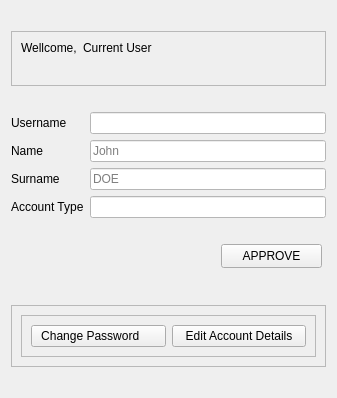
<?xml version="1.0" encoding="UTF-8"?>
<ui version="4.0">
 <class>FormSettings</class>
 <widget class="QWidget" name="FormSettings">
  <property name="geometry">
   <rect>
    <x>0</x>
    <y>0</y>
    <width>337</width>
    <height>398</height>
   </rect>
  </property>
  <property name="windowTitle">
   <string>Settings</string>
  </property>
  <property name="windowIcon">
   <iconset>
    <normaloff>pictures/werhere_icon.png</normaloff>pictures/werhere_icon.png</iconset>
  </property>
  <property name="styleSheet">
   <string notr="true">One value - border-radius: 100px;</string>
  </property>
  <layout class="QVBoxLayout" name="verticalLayout">
   <item>
    <spacer name="horizontalSpacer_2">
     <property name="orientation">
      <enum>Qt::Horizontal</enum>
     </property>
     <property name="sizeHint" stdset="0">
      <size>
       <width>40</width>
       <height>20</height>
      </size>
     </property>
    </spacer>
   </item>
   <item>
    <widget class="QFrame" name="frame">
     <property name="frameShape">
      <enum>QFrame::StyledPanel</enum>
     </property>
     <property name="frameShadow">
      <enum>QFrame::Raised</enum>
     </property>
     <layout class="QGridLayout" name="gridLayout_3">
      <item row="0" column="0">
       <layout class="QFormLayout" name="formLayout_3">
        <item row="0" column="0">
         <widget class="QLabel" name="labelHosgeldiniz">
          <property name="text">
           <string>Wellcome,</string>
          </property>
         </widget>
        </item>
        <item row="0" column="1">
         <widget class="QLabel" name="labelCurrentUser">
          <property name="text">
           <string>Current User</string>
          </property>
         </widget>
        </item>
       </layout>
      </item>
     </layout>
    </widget>
   </item>
   <item>
    <spacer name="horizontalSpacer">
     <property name="orientation">
      <enum>Qt::Horizontal</enum>
     </property>
     <property name="sizeHint" stdset="0">
      <size>
       <width>316</width>
       <height>20</height>
      </size>
     </property>
    </spacer>
   </item>
   <item>
    <layout class="QFormLayout" name="formLayout">
     <item row="0" column="0">
      <widget class="QLabel" name="labelUserName">
       <property name="text">
        <string>Username</string>
       </property>
      </widget>
     </item>
     <item row="0" column="1">
      <widget class="QLineEdit" name="lineEditUserName">
       <property name="enabled">
        <bool>false</bool>
       </property>
       <property name="styleSheet">
        <string notr="true">background-color: rgb(255, 255, 255);</string>
       </property>
      </widget>
     </item>
     <item row="1" column="0">
      <widget class="QLabel" name="labelName">
       <property name="text">
        <string>Name</string>
       </property>
      </widget>
     </item>
     <item row="1" column="1">
      <widget class="QLineEdit" name="lineEditName">
       <property name="enabled">
        <bool>false</bool>
       </property>
       <property name="styleSheet">
        <string notr="true">background-color: rgb(255, 255, 255);</string>
       </property>
       <property name="placeholderText">
        <string>John</string>
       </property>
      </widget>
     </item>
     <item row="2" column="0">
      <widget class="QLabel" name="labelSurname">
       <property name="text">
        <string>Surname</string>
       </property>
      </widget>
     </item>
     <item row="2" column="1">
      <widget class="QLineEdit" name="lineEditSurname">
       <property name="enabled">
        <bool>false</bool>
       </property>
       <property name="styleSheet">
        <string notr="true">background-color: rgb(255, 255, 255);</string>
       </property>
       <property name="placeholderText">
        <string>DOE</string>
       </property>
      </widget>
     </item>
     <item row="3" column="0">
      <widget class="QLabel" name="labelAccountType">
       <property name="text">
        <string>Account Type</string>
       </property>
      </widget>
     </item>
     <item row="3" column="1">
      <widget class="QLineEdit" name="lineEditAccountType">
       <property name="enabled">
        <bool>false</bool>
       </property>
       <property name="styleSheet">
        <string notr="true">background-color: rgb(255, 255, 255);</string>
       </property>
      </widget>
     </item>
    </layout>
   </item>
   <item>
    <spacer name="horizontalSpacer_3">
     <property name="orientation">
      <enum>Qt::Horizontal</enum>
     </property>
     <property name="sizeHint" stdset="0">
      <size>
       <width>40</width>
       <height>20</height>
      </size>
     </property>
    </spacer>
   </item>
   <item>
    <widget class="QWidget" name="widget" native="true">
     <widget class="QPushButton" name="pushButtonApprove">
      <property name="geometry">
       <rect>
        <x>210</x>
        <y>0</y>
        <width>101</width>
        <height>24</height>
       </rect>
      </property>
      <property name="text">
       <string>APPROVE</string>
      </property>
     </widget>
    </widget>
   </item>
   <item>
    <widget class="QFrame" name="frameApprove">
     <property name="frameShape">
      <enum>QFrame::StyledPanel</enum>
     </property>
     <property name="frameShadow">
      <enum>QFrame::Raised</enum>
     </property>
     <layout class="QGridLayout" name="gridLayout">
      <item row="0" column="0" rowspan="3">
       <widget class="QFrame" name="frameChangeEdit">
        <property name="frameShape">
         <enum>QFrame::StyledPanel</enum>
        </property>
        <property name="frameShadow">
         <enum>QFrame::Raised</enum>
        </property>
        <layout class="QGridLayout" name="gridLayout_2">
         <item row="0" column="0">
          <widget class="QPushButton" name="pushButtonChangePassword">
           <property name="text">
            <string>Change Password     </string>
           </property>
          </widget>
         </item>
         <item row="0" column="1">
          <widget class="QPushButton" name="pushButtonChangeAccountDetails">
           <property name="text">
            <string>Edit Account Details</string>
           </property>
          </widget>
         </item>
        </layout>
       </widget>
      </item>
     </layout>
    </widget>
   </item>
   <item>
    <spacer name="horizontalSpacer_4">
     <property name="orientation">
      <enum>Qt::Horizontal</enum>
     </property>
     <property name="sizeHint" stdset="0">
      <size>
       <width>316</width>
       <height>20</height>
      </size>
     </property>
    </spacer>
   </item>
  </layout>
 </widget>
 <resources/>
 <connections/>
</ui>
